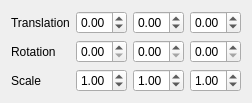
<?xml version="1.0" encoding="UTF-8"?>
<ui version="4.0">
 <class>TransformWidget</class>
 <widget class="QWidget" name="TransformWidget">
  <property name="geometry">
   <rect>
    <x>0</x>
    <y>0</y>
    <width>252</width>
    <height>96</height>
   </rect>
  </property>
  <property name="sizePolicy">
   <sizepolicy hsizetype="Preferred" vsizetype="Minimum">
    <horstretch>0</horstretch>
    <verstretch>0</verstretch>
   </sizepolicy>
  </property>
  <property name="windowTitle">
   <string>Transform</string>
  </property>
  <layout class="QGridLayout" name="gridLayout">
   <property name="sizeConstraint">
    <enum>QLayout::SetMinimumSize</enum>
   </property>
   <item row="1" column="3">
    <widget class="QDoubleSpinBox" name="spinRz">
     <property name="sizePolicy">
      <sizepolicy hsizetype="Ignored" vsizetype="Fixed">
       <horstretch>0</horstretch>
       <verstretch>0</verstretch>
      </sizepolicy>
     </property>
     <property name="maximum">
      <double>360.000000000000000</double>
     </property>
    </widget>
   </item>
   <item row="2" column="0">
    <widget class="QLabel" name="label_3">
     <property name="text">
      <string>Scale</string>
     </property>
    </widget>
   </item>
   <item row="0" column="1">
    <widget class="QDoubleSpinBox" name="spinTx">
     <property name="sizePolicy">
      <sizepolicy hsizetype="Ignored" vsizetype="Fixed">
       <horstretch>0</horstretch>
       <verstretch>0</verstretch>
      </sizepolicy>
     </property>
     <property name="frame">
      <bool>true</bool>
     </property>
     <property name="buttonSymbols">
      <enum>QAbstractSpinBox::UpDownArrows</enum>
     </property>
     <property name="minimum">
      <double>-10000.000000000000000</double>
     </property>
     <property name="maximum">
      <double>10000.000000000000000</double>
     </property>
     <property name="singleStep">
      <double>0.100000000000000</double>
     </property>
    </widget>
   </item>
   <item row="0" column="0">
    <widget class="QLabel" name="label">
     <property name="text">
      <string>Translation</string>
     </property>
    </widget>
   </item>
   <item row="0" column="3">
    <widget class="QDoubleSpinBox" name="spinTz">
     <property name="sizePolicy">
      <sizepolicy hsizetype="Ignored" vsizetype="Fixed">
       <horstretch>0</horstretch>
       <verstretch>0</verstretch>
      </sizepolicy>
     </property>
     <property name="minimum">
      <double>-10000.000000000000000</double>
     </property>
     <property name="maximum">
      <double>10000.000000000000000</double>
     </property>
     <property name="singleStep">
      <double>0.100000000000000</double>
     </property>
    </widget>
   </item>
   <item row="2" column="1">
    <widget class="QDoubleSpinBox" name="spinSx">
     <property name="sizePolicy">
      <sizepolicy hsizetype="Ignored" vsizetype="Fixed">
       <horstretch>0</horstretch>
       <verstretch>0</verstretch>
      </sizepolicy>
     </property>
     <property name="frame">
      <bool>true</bool>
     </property>
     <property name="buttonSymbols">
      <enum>QAbstractSpinBox::UpDownArrows</enum>
     </property>
     <property name="minimum">
      <double>0.000000000000000</double>
     </property>
     <property name="maximum">
      <double>10000.000000000000000</double>
     </property>
     <property name="singleStep">
      <double>0.100000000000000</double>
     </property>
     <property name="value">
      <double>1.000000000000000</double>
     </property>
    </widget>
   </item>
   <item row="2" column="3">
    <widget class="QDoubleSpinBox" name="spinSz">
     <property name="sizePolicy">
      <sizepolicy hsizetype="Ignored" vsizetype="Fixed">
       <horstretch>0</horstretch>
       <verstretch>0</verstretch>
      </sizepolicy>
     </property>
     <property name="minimum">
      <double>0.000000000000000</double>
     </property>
     <property name="maximum">
      <double>10000.000000000000000</double>
     </property>
     <property name="singleStep">
      <double>0.100000000000000</double>
     </property>
     <property name="value">
      <double>1.000000000000000</double>
     </property>
    </widget>
   </item>
   <item row="1" column="0">
    <widget class="QLabel" name="label_4">
     <property name="text">
      <string>Rotation</string>
     </property>
    </widget>
   </item>
   <item row="1" column="1">
    <widget class="QDoubleSpinBox" name="spinRx">
     <property name="sizePolicy">
      <sizepolicy hsizetype="Ignored" vsizetype="Fixed">
       <horstretch>0</horstretch>
       <verstretch>0</verstretch>
      </sizepolicy>
     </property>
     <property name="frame">
      <bool>true</bool>
     </property>
     <property name="buttonSymbols">
      <enum>QAbstractSpinBox::UpDownArrows</enum>
     </property>
     <property name="maximum">
      <double>360.000000000000000</double>
     </property>
    </widget>
   </item>
   <item row="2" column="2">
    <widget class="QDoubleSpinBox" name="spinSy">
     <property name="sizePolicy">
      <sizepolicy hsizetype="Ignored" vsizetype="Fixed">
       <horstretch>0</horstretch>
       <verstretch>0</verstretch>
      </sizepolicy>
     </property>
     <property name="frame">
      <bool>true</bool>
     </property>
     <property name="buttonSymbols">
      <enum>QAbstractSpinBox::UpDownArrows</enum>
     </property>
     <property name="minimum">
      <double>0.000000000000000</double>
     </property>
     <property name="maximum">
      <double>10000.000000000000000</double>
     </property>
     <property name="singleStep">
      <double>0.100000000000000</double>
     </property>
     <property name="value">
      <double>1.000000000000000</double>
     </property>
    </widget>
   </item>
   <item row="1" column="2">
    <widget class="QDoubleSpinBox" name="spinRy">
     <property name="sizePolicy">
      <sizepolicy hsizetype="Ignored" vsizetype="Fixed">
       <horstretch>0</horstretch>
       <verstretch>0</verstretch>
      </sizepolicy>
     </property>
     <property name="frame">
      <bool>true</bool>
     </property>
     <property name="buttonSymbols">
      <enum>QAbstractSpinBox::UpDownArrows</enum>
     </property>
     <property name="maximum">
      <double>360.000000000000000</double>
     </property>
    </widget>
   </item>
   <item row="0" column="2">
    <widget class="QDoubleSpinBox" name="spinTy">
     <property name="sizePolicy">
      <sizepolicy hsizetype="Ignored" vsizetype="Fixed">
       <horstretch>0</horstretch>
       <verstretch>0</verstretch>
      </sizepolicy>
     </property>
     <property name="frame">
      <bool>true</bool>
     </property>
     <property name="buttonSymbols">
      <enum>QAbstractSpinBox::UpDownArrows</enum>
     </property>
     <property name="minimum">
      <double>-10000.000000000000000</double>
     </property>
     <property name="maximum">
      <double>10000.000000000000000</double>
     </property>
     <property name="singleStep">
      <double>0.100000000000000</double>
     </property>
    </widget>
   </item>
  </layout>
 </widget>
 <tabstops>
  <tabstop>spinTx</tabstop>
  <tabstop>spinTy</tabstop>
  <tabstop>spinTz</tabstop>
  <tabstop>spinRx</tabstop>
  <tabstop>spinRy</tabstop>
  <tabstop>spinRz</tabstop>
  <tabstop>spinSx</tabstop>
  <tabstop>spinSy</tabstop>
  <tabstop>spinSz</tabstop>
 </tabstops>
 <resources/>
 <connections/>
</ui>
